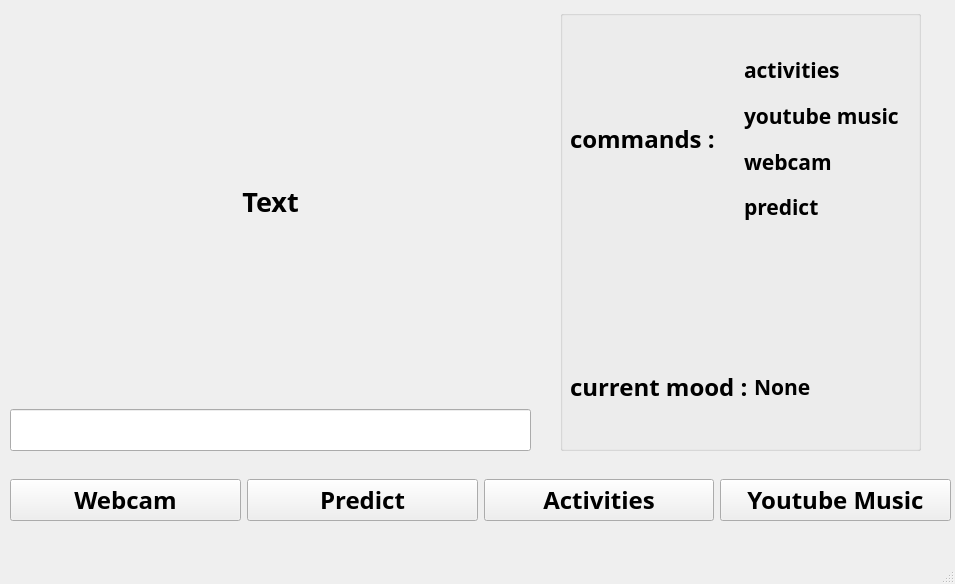
<?xml version="1.0" encoding="UTF-8"?>
<ui version="4.0">
 <class>MainWindow</class>
 <widget class="QMainWindow" name="MainWindow">
  <property name="geometry">
   <rect>
    <x>0</x>
    <y>0</y>
    <width>955</width>
    <height>584</height>
   </rect>
  </property>
  <property name="windowTitle">
   <string>MainWindow</string>
  </property>
  <widget class="QWidget" name="centralwidget">
   <widget class="QWidget" name="horizontalLayoutWidget">
    <property name="geometry">
     <rect>
      <x>10</x>
      <y>460</y>
      <width>941</width>
      <height>81</height>
     </rect>
    </property>
    <layout class="QHBoxLayout" name="horizontalLayout">
     <item>
      <widget class="QPushButton" name="webcam_button">
       <property name="font">
        <font>
         <family>Adobe Arabic</family>
         <pointsize>18</pointsize>
         <weight>75</weight>
         <bold>true</bold>
        </font>
       </property>
       <property name="text">
        <string>Webcam</string>
       </property>
      </widget>
     </item>
     <item>
      <widget class="QPushButton" name="predict_button">
       <property name="font">
        <font>
         <family>Adobe Arabic</family>
         <pointsize>18</pointsize>
         <weight>75</weight>
         <bold>true</bold>
        </font>
       </property>
       <property name="text">
        <string>Predict</string>
       </property>
      </widget>
     </item>
     <item>
      <widget class="QPushButton" name="activities_button">
       <property name="font">
        <font>
         <family>Adobe Arabic</family>
         <pointsize>18</pointsize>
         <weight>75</weight>
         <bold>true</bold>
        </font>
       </property>
       <property name="text">
        <string>Activities</string>
       </property>
      </widget>
     </item>
     <item>
      <widget class="QPushButton" name="youtube_button">
       <property name="font">
        <font>
         <family>Adobe Arabic</family>
         <pointsize>18</pointsize>
         <weight>75</weight>
         <bold>true</bold>
        </font>
       </property>
       <property name="text">
        <string>Youtube Music</string>
       </property>
      </widget>
     </item>
    </layout>
   </widget>
   <widget class="QWidget" name="verticalLayoutWidget">
    <property name="geometry">
     <rect>
      <x>10</x>
      <y>0</y>
      <width>521</width>
      <height>451</height>
     </rect>
    </property>
    <layout class="QVBoxLayout" name="verticalLayout">
     <item>
      <widget class="QLabel" name="chat_output_label">
       <property name="font">
        <font>
         <family>Adobe Arabic</family>
         <pointsize>20</pointsize>
         <weight>75</weight>
         <bold>true</bold>
        </font>
       </property>
       <property name="text">
        <string>Text</string>
       </property>
       <property name="alignment">
        <set>Qt::AlignCenter</set>
       </property>
      </widget>
     </item>
     <item>
      <widget class="QLineEdit" name="chat_input_label">
       <property name="sizePolicy">
        <sizepolicy hsizetype="Expanding" vsizetype="Fixed">
         <horstretch>0</horstretch>
         <verstretch>0</verstretch>
        </sizepolicy>
       </property>
       <property name="maximumSize">
        <size>
         <width>16777215</width>
         <height>16777215</height>
        </size>
       </property>
       <property name="font">
        <font>
         <family>Adobe Arabic</family>
         <pointsize>18</pointsize>
        </font>
       </property>
       <property name="text">
        <string/>
       </property>
      </widget>
     </item>
    </layout>
   </widget>
   <widget class="QGroupBox" name="groupBox">
    <property name="geometry">
     <rect>
      <x>560</x>
      <y>10</y>
      <width>361</width>
      <height>441</height>
     </rect>
    </property>
    <property name="font">
     <font>
      <family>Adobe Arabic</family>
      <pointsize>18</pointsize>
      <weight>75</weight>
      <bold>true</bold>
     </font>
    </property>
    <property name="title">
     <string/>
    </property>
    <widget class="QWidget" name="horizontalLayoutWidget_3">
     <property name="geometry">
      <rect>
       <x>10</x>
       <y>40</y>
       <width>341</width>
       <height>177</height>
      </rect>
     </property>
     <layout class="QHBoxLayout" name="horizontalLayout_3">
      <item>
       <widget class="QLabel" name="label">
        <property name="font">
         <font>
          <pointsize>18</pointsize>
         </font>
        </property>
        <property name="text">
         <string>commands : </string>
        </property>
       </widget>
      </item>
      <item>
       <layout class="QVBoxLayout" name="verticalLayout_3">
        <item>
         <widget class="QLabel" name="label_4">
          <property name="font">
           <font>
            <pointsize>16</pointsize>
           </font>
          </property>
          <property name="text">
           <string>activities</string>
          </property>
         </widget>
        </item>
        <item>
         <widget class="QLabel" name="label_5">
          <property name="font">
           <font>
            <family>Adobe Arabic</family>
            <pointsize>16</pointsize>
           </font>
          </property>
          <property name="text">
           <string>youtube music</string>
          </property>
         </widget>
        </item>
        <item>
         <widget class="QLabel" name="label_6">
          <property name="font">
           <font>
            <family>Adobe Arabic</family>
            <pointsize>16</pointsize>
           </font>
          </property>
          <property name="text">
           <string>webcam</string>
          </property>
         </widget>
        </item>
        <item>
         <widget class="QLabel" name="label_7">
          <property name="font">
           <font>
            <family>Adobe Arabic</family>
            <pointsize>16</pointsize>
           </font>
          </property>
          <property name="text">
           <string>predict</string>
          </property>
         </widget>
        </item>
       </layout>
      </item>
     </layout>
    </widget>
    <widget class="QWidget" name="horizontalLayoutWidget_4">
     <property name="geometry">
      <rect>
       <x>10</x>
       <y>346</y>
       <width>341</width>
       <height>61</height>
      </rect>
     </property>
     <layout class="QHBoxLayout" name="horizontalLayout_4">
      <item>
       <widget class="QLabel" name="label_2">
        <property name="font">
         <font>
          <pointsize>18</pointsize>
         </font>
        </property>
        <property name="text">
         <string>current mood :</string>
        </property>
        <property name="alignment">
         <set>Qt::AlignLeading|Qt::AlignLeft|Qt::AlignVCenter</set>
        </property>
       </widget>
      </item>
      <item>
       <layout class="QVBoxLayout" name="verticalLayout_4">
        <item>
         <widget class="QLabel" name="mood_label">
          <property name="font">
           <font>
            <family>Adobe Arabic</family>
            <pointsize>16</pointsize>
           </font>
          </property>
          <property name="text">
           <string>None</string>
          </property>
          <property name="alignment">
           <set>Qt::AlignLeading|Qt::AlignLeft|Qt::AlignVCenter</set>
          </property>
         </widget>
        </item>
       </layout>
      </item>
     </layout>
    </widget>
   </widget>
  </widget>
  <widget class="QMenuBar" name="menubar">
   <property name="geometry">
    <rect>
     <x>0</x>
     <y>0</y>
     <width>955</width>
     <height>26</height>
    </rect>
   </property>
  </widget>
  <widget class="QStatusBar" name="statusbar"/>
 </widget>
 <resources/>
 <connections/>
</ui>
